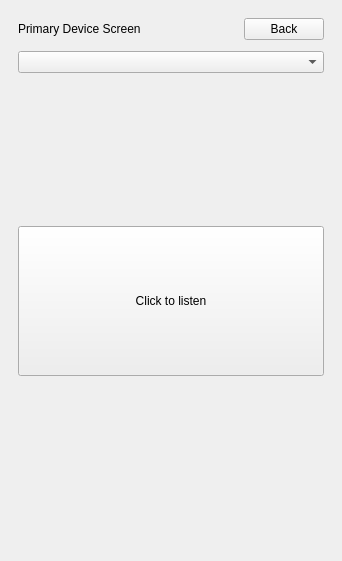
<?xml version="1.0" encoding="UTF-8"?>
<ui version="4.0">
 <class>MainWindow</class>
 <widget class="QMainWindow" name="MainWindow">
  <property name="geometry">
   <rect>
    <x>0</x>
    <y>0</y>
    <width>342</width>
    <height>561</height>
   </rect>
  </property>
  <property name="sizePolicy">
   <sizepolicy hsizetype="Expanding" vsizetype="Expanding">
    <horstretch>0</horstretch>
    <verstretch>0</verstretch>
   </sizepolicy>
  </property>
  <property name="minimumSize">
   <size>
    <width>342</width>
    <height>561</height>
   </size>
  </property>
  <property name="windowTitle">
   <string>SPAI: WASAN</string>
  </property>
  <widget class="QWidget" name="centralwidget">
   <property name="sizePolicy">
    <sizepolicy hsizetype="Expanding" vsizetype="Expanding">
     <horstretch>0</horstretch>
     <verstretch>0</verstretch>
    </sizepolicy>
   </property>
   <property name="minimumSize">
    <size>
     <width>0</width>
     <height>0</height>
    </size>
   </property>
   <property name="sizeIncrement">
    <size>
     <width>0</width>
     <height>0</height>
    </size>
   </property>
   <layout class="QVBoxLayout" name="verticalLayout_3">
    <item>
     <widget class="QStackedWidget" name="stackedWidget">
      <property name="sizePolicy">
       <sizepolicy hsizetype="Expanding" vsizetype="Expanding">
        <horstretch>0</horstretch>
        <verstretch>0</verstretch>
       </sizepolicy>
      </property>
      <property name="minimumSize">
       <size>
        <width>324</width>
        <height>0</height>
       </size>
      </property>
      <property name="focusPolicy">
       <enum>Qt::NoFocus</enum>
      </property>
      <property name="currentIndex">
       <number>0</number>
      </property>
      <widget class="QWidget" name="pagePrimary">
       <property name="sizePolicy">
        <sizepolicy hsizetype="Expanding" vsizetype="Expanding">
         <horstretch>0</horstretch>
         <verstretch>0</verstretch>
        </sizepolicy>
       </property>
       <property name="minimumSize">
        <size>
         <width>324</width>
         <height>0</height>
        </size>
       </property>
       <layout class="QVBoxLayout" name="verticalLayout">
        <item>
         <layout class="QVBoxLayout" name="verticalLayout_5">
          <property name="sizeConstraint">
           <enum>QLayout::SetDefaultConstraint</enum>
          </property>
          <item>
           <layout class="QHBoxLayout" name="horizontalLayout_3">
            <item>
             <widget class="QLabel" name="labelPrimary">
              <property name="sizePolicy">
               <sizepolicy hsizetype="Expanding" vsizetype="Fixed">
                <horstretch>0</horstretch>
                <verstretch>0</verstretch>
               </sizepolicy>
              </property>
              <property name="minimumSize">
               <size>
                <width>306</width>
                <height>15</height>
               </size>
              </property>
              <property name="text">
               <string>Primary Device Screen</string>
              </property>
             </widget>
            </item>
            <item>
             <widget class="QPushButton" name="serverBackButton">
              <property name="text">
               <string>Back</string>
              </property>
             </widget>
            </item>
           </layout>
          </item>
          <item>
           <spacer name="verticalSpacer">
            <property name="orientation">
             <enum>Qt::Vertical</enum>
            </property>
            <property name="sizeType">
             <enum>QSizePolicy::Fixed</enum>
            </property>
            <property name="sizeHint" stdset="0">
             <size>
              <width>20</width>
              <height>5</height>
             </size>
            </property>
           </spacer>
          </item>
          <item>
           <widget class="QComboBox" name="comboBox">
            <property name="currentText">
             <string/>
            </property>
           </widget>
          </item>
          <item>
           <spacer name="verticalSpacer_6">
            <property name="orientation">
             <enum>Qt::Vertical</enum>
            </property>
            <property name="sizeHint" stdset="0">
             <size>
              <width>20</width>
              <height>40</height>
             </size>
            </property>
           </spacer>
          </item>
          <item>
           <widget class="QPushButton" name="listenButton">
            <property name="minimumSize">
             <size>
              <width>300</width>
              <height>150</height>
             </size>
            </property>
            <property name="text">
             <string>Click to listen</string>
            </property>
            <property name="checkable">
             <bool>true</bool>
            </property>
           </widget>
          </item>
          <item>
           <spacer name="verticalSpacer_7">
            <property name="orientation">
             <enum>Qt::Vertical</enum>
            </property>
            <property name="sizeHint" stdset="0">
             <size>
              <width>20</width>
              <height>40</height>
             </size>
            </property>
           </spacer>
          </item>
          <item>
           <widget class="QLabel" name="serverErrorLabel">
            <property name="text">
             <string/>
            </property>
           </widget>
          </item>
         </layout>
        </item>
       </layout>
      </widget>
      <widget class="QWidget" name="pageSecondary">
       <property name="sizePolicy">
        <sizepolicy hsizetype="Expanding" vsizetype="Expanding">
         <horstretch>0</horstretch>
         <verstretch>0</verstretch>
        </sizepolicy>
       </property>
       <property name="minimumSize">
        <size>
         <width>324</width>
         <height>0</height>
        </size>
       </property>
       <layout class="QVBoxLayout" name="verticalLayout_2">
        <item>
         <layout class="QVBoxLayout" name="verticalLayout_6">
          <property name="sizeConstraint">
           <enum>QLayout::SetDefaultConstraint</enum>
          </property>
          <item>
           <layout class="QHBoxLayout" name="horizontalLayout_4">
            <item>
             <widget class="QLabel" name="labelSecondary">
              <property name="sizePolicy">
               <sizepolicy hsizetype="Minimum" vsizetype="Fixed">
                <horstretch>0</horstretch>
                <verstretch>0</verstretch>
               </sizepolicy>
              </property>
              <property name="minimumSize">
               <size>
                <width>306</width>
                <height>15</height>
               </size>
              </property>
              <property name="text">
               <string>Secondary Device Screen</string>
              </property>
             </widget>
            </item>
            <item>
             <widget class="QPushButton" name="clientBackButton">
              <property name="text">
               <string>Back</string>
              </property>
             </widget>
            </item>
           </layout>
          </item>
          <item>
           <spacer name="verticalSpacer_2">
            <property name="orientation">
             <enum>Qt::Vertical</enum>
            </property>
            <property name="sizeHint" stdset="0">
             <size>
              <width>20</width>
              <height>40</height>
             </size>
            </property>
           </spacer>
          </item>
          <item>
           <widget class="QPushButton" name="speakButton">
            <property name="sizePolicy">
             <sizepolicy hsizetype="Minimum" vsizetype="Fixed">
              <horstretch>0</horstretch>
              <verstretch>0</verstretch>
             </sizepolicy>
            </property>
            <property name="minimumSize">
             <size>
              <width>300</width>
              <height>150</height>
             </size>
            </property>
            <property name="text">
             <string>Click to speak</string>
            </property>
           </widget>
          </item>
          <item>
           <spacer name="verticalSpacer_3">
            <property name="orientation">
             <enum>Qt::Vertical</enum>
            </property>
            <property name="sizeHint" stdset="0">
             <size>
              <width>20</width>
              <height>40</height>
             </size>
            </property>
           </spacer>
          </item>
         </layout>
        </item>
       </layout>
      </widget>
      <widget class="QWidget" name="pageConnection">
       <property name="sizePolicy">
        <sizepolicy hsizetype="Expanding" vsizetype="Expanding">
         <horstretch>0</horstretch>
         <verstretch>0</verstretch>
        </sizepolicy>
       </property>
       <property name="minimumSize">
        <size>
         <width>324</width>
         <height>0</height>
        </size>
       </property>
       <layout class="QVBoxLayout" name="verticalLayout_4">
        <item>
         <layout class="QVBoxLayout" name="verticalLayout_7">
          <property name="sizeConstraint">
           <enum>QLayout::SetDefaultConstraint</enum>
          </property>
          <item>
           <widget class="QLabel" name="labelConnection">
            <property name="sizePolicy">
             <sizepolicy hsizetype="Fixed" vsizetype="Fixed">
              <horstretch>0</horstretch>
              <verstretch>0</verstretch>
             </sizepolicy>
            </property>
            <property name="minimumSize">
             <size>
              <width>306</width>
              <height>20</height>
             </size>
            </property>
            <property name="text">
             <string>Connection Screen.</string>
            </property>
           </widget>
          </item>
          <item>
           <spacer name="verticalSpacer_4">
            <property name="orientation">
             <enum>Qt::Vertical</enum>
            </property>
            <property name="sizeType">
             <enum>QSizePolicy::Fixed</enum>
            </property>
            <property name="sizeHint" stdset="0">
             <size>
              <width>20</width>
              <height>10</height>
             </size>
            </property>
           </spacer>
          </item>
          <item>
           <widget class="QLabel" name="labelNotification">
            <property name="sizePolicy">
             <sizepolicy hsizetype="Minimum" vsizetype="Minimum">
              <horstretch>0</horstretch>
              <verstretch>0</verstretch>
             </sizepolicy>
            </property>
            <property name="minimumSize">
             <size>
              <width>300</width>
              <height>320</height>
             </size>
            </property>
            <property name="frameShape">
             <enum>QFrame::Box</enum>
            </property>
            <property name="frameShadow">
             <enum>QFrame::Sunken</enum>
            </property>
            <property name="lineWidth">
             <number>1</number>
            </property>
            <property name="text">
             <string/>
            </property>
            <property name="scaledContents">
             <bool>true</bool>
            </property>
            <property name="alignment">
             <set>Qt::AlignLeading|Qt::AlignLeft|Qt::AlignVCenter</set>
            </property>
            <property name="wordWrap">
             <bool>true</bool>
            </property>
           </widget>
          </item>
          <item>
           <widget class="QRadioButton" name="serverButton">
            <property name="sizePolicy">
             <sizepolicy hsizetype="Minimum" vsizetype="Fixed">
              <horstretch>0</horstretch>
              <verstretch>0</verstretch>
             </sizepolicy>
            </property>
            <property name="minimumSize">
             <size>
              <width>306</width>
              <height>21</height>
             </size>
            </property>
            <property name="text">
             <string>Server</string>
            </property>
            <property name="checked">
             <bool>true</bool>
            </property>
           </widget>
          </item>
          <item>
           <widget class="QRadioButton" name="clientButton">
            <property name="sizePolicy">
             <sizepolicy hsizetype="Minimum" vsizetype="Fixed">
              <horstretch>0</horstretch>
              <verstretch>0</verstretch>
             </sizepolicy>
            </property>
            <property name="minimumSize">
             <size>
              <width>306</width>
              <height>21</height>
             </size>
            </property>
            <property name="text">
             <string>Client</string>
            </property>
           </widget>
          </item>
          <item>
           <widget class="QPushButton" name="connectButton">
            <property name="sizePolicy">
             <sizepolicy hsizetype="Minimum" vsizetype="Fixed">
              <horstretch>0</horstretch>
              <verstretch>0</verstretch>
             </sizepolicy>
            </property>
            <property name="minimumSize">
             <size>
              <width>300</width>
              <height>40</height>
             </size>
            </property>
            <property name="text">
             <string>Connect</string>
            </property>
           </widget>
          </item>
         </layout>
        </item>
       </layout>
      </widget>
      <widget class="QWidget" name="page">
       <layout class="QVBoxLayout" name="verticalLayout_9">
        <item>
         <layout class="QVBoxLayout" name="verticalLayout_10">
          <item>
           <layout class="QFormLayout" name="formLayout">
            <property name="formAlignment">
             <set>Qt::AlignCenter</set>
            </property>
            <item row="2" column="0">
             <widget class="QLabel" name="label">
              <property name="sizePolicy">
               <sizepolicy hsizetype="Preferred" vsizetype="Fixed">
                <horstretch>0</horstretch>
                <verstretch>0</verstretch>
               </sizepolicy>
              </property>
              <property name="text">
               <string>IP:</string>
              </property>
             </widget>
            </item>
            <item row="3" column="0">
             <widget class="QLabel" name="label_2">
              <property name="sizePolicy">
               <sizepolicy hsizetype="Minimum" vsizetype="Fixed">
                <horstretch>0</horstretch>
                <verstretch>0</verstretch>
               </sizepolicy>
              </property>
              <property name="text">
               <string>Port:</string>
              </property>
             </widget>
            </item>
            <item row="2" column="1">
             <widget class="QLineEdit" name="ipInputBox"/>
            </item>
            <item row="3" column="1">
             <widget class="QLineEdit" name="portInputBox"/>
            </item>
            <item row="4" column="1">
             <widget class="QDialogButtonBox" name="buttonBox">
              <property name="standardButtons">
               <set>QDialogButtonBox::Cancel|QDialogButtonBox::Ok</set>
              </property>
             </widget>
            </item>
            <item row="0" column="1">
             <widget class="QLabel" name="label_3">
              <property name="text">
               <string>Enter the information of the server</string>
              </property>
             </widget>
            </item>
            <item row="1" column="1">
             <spacer name="verticalSpacer_5">
              <property name="orientation">
               <enum>Qt::Vertical</enum>
              </property>
              <property name="sizeType">
               <enum>QSizePolicy::Fixed</enum>
              </property>
              <property name="sizeHint" stdset="0">
               <size>
                <width>20</width>
                <height>5</height>
               </size>
              </property>
             </spacer>
            </item>
           </layout>
          </item>
         </layout>
        </item>
       </layout>
      </widget>
     </widget>
    </item>
   </layout>
  </widget>
 </widget>
 <resources/>
 <connections/>
 <slots>
  <slot>confirmChoice()</slot>
  <slot>setPrimary()</slot>
 </slots>
</ui>
